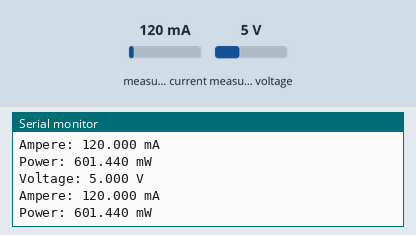
The sketch below on a simulated Arduino Uno, built with avr-gcc and run on an emulated ATmega328P. Shown: the last lines printed to the serial monitor. The test bench sets the inputs (shaded band); at power-on: measured current 120 mA, measured voltage 5 V.

Above: at 1.2 s.
1.3 s: measured current set to 40 mA
At 2.6 s:
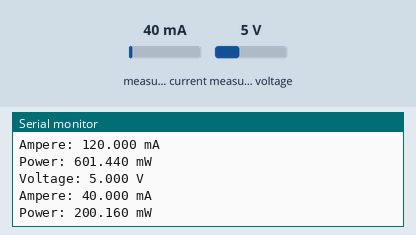
2.8 s: measured voltage set to 0.3 V
At 3.8 s:
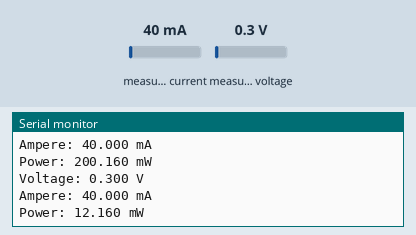
4.3 s: measured current set to 500 mA
At 5.9 s:
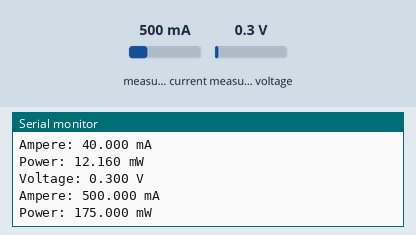
Timing chart, 0 to 7.4 s (numbered marks = the images above; inputs shaded):
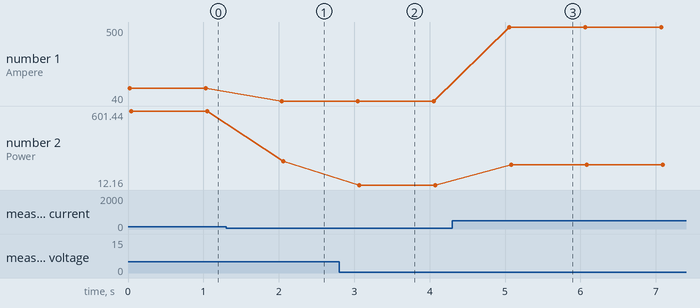

Measured:
- after the input at 1.3 s, the serial monitor: prints a new line after 0.74 s (image 1)
- after the input at 2.8 s, the serial monitor: prints a new line after 0.23 s (image 2)
- after the input at 4.3 s, the serial monitor: prints a new line after 0.76 s (image 3)
- plotted number 1: 120 → 40 after the input at 1.3 s, 40 → 500 after the input at 4.3 s
- plotted number 2: 601.44 → 200.16 after the input at 1.3 s, 200.16 → 12.16 after the input at 2.8 s, 12.16 → 175 after the input at 4.3 s

The sketch:

main.ino
```cpp
#include "Wire.h"
#include <Adafruit_INA219.h>

Adafruit_INA219 ina219;

float voltage;
float current;
float power;

void setup()   {
  Serial.begin(9600);
}


void printOutput() {
  Serial.print("Voltage: "); Serial.print(voltage, 3); Serial.println(" V");
  Serial.print("Ampere: "); Serial.print(current, 3); Serial.println(" mA");
  Serial.print("Power: "); Serial.print(power, 3); Serial.println(" mW");
}


void measure() {
  float shuntV = ina219.getShuntVoltage_mV();
  voltage = ina219.getBusVoltage_V();
  current = ina219.getCurrent_mA();
  float loadV = voltage + (shuntV / 1000);
  if (current < 0) {
    current = 0.0;
  }
  power = current * loadV;
}


void loop() {
  measure();
  printOutput();
  delay(1000);
}
```
